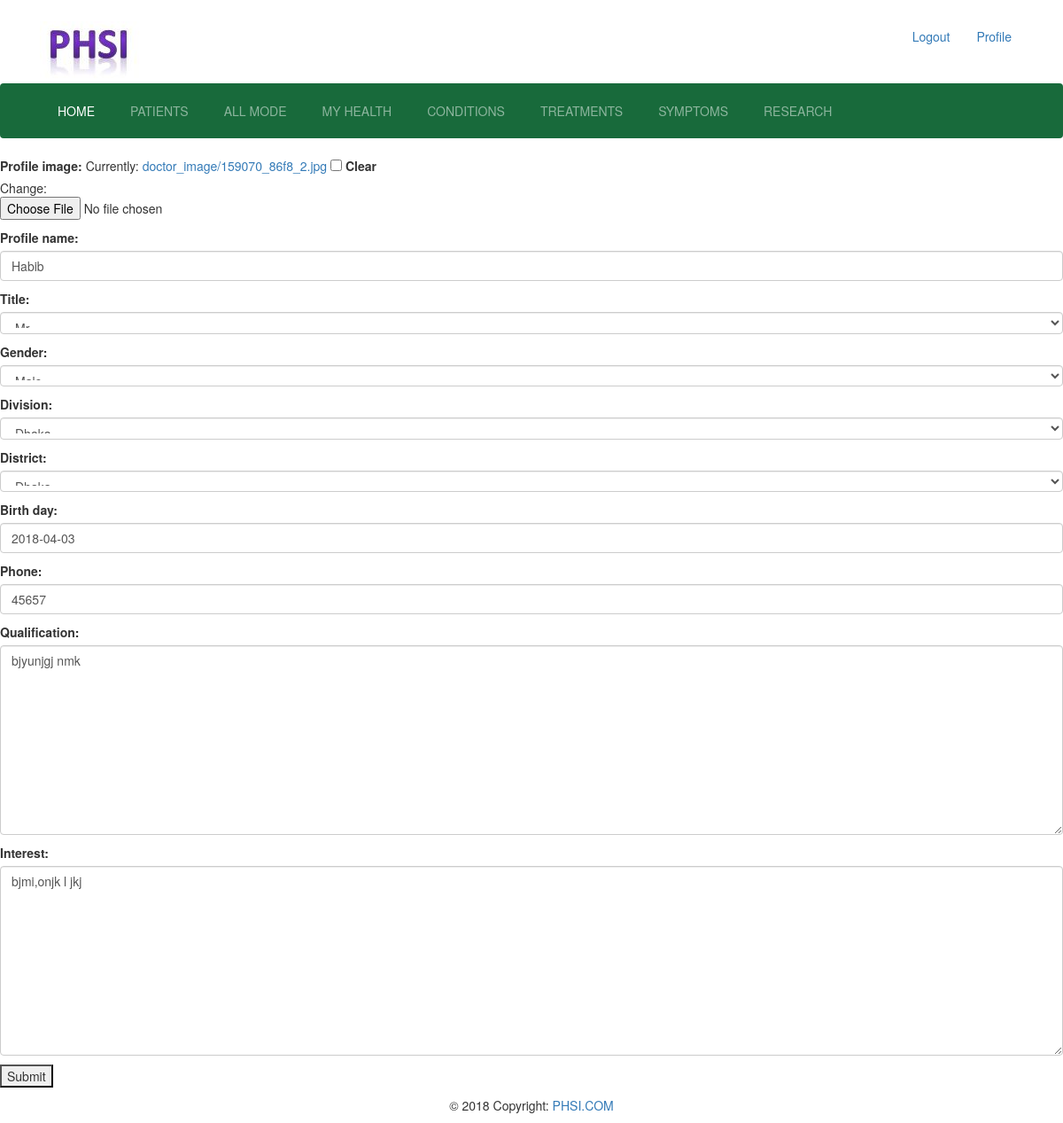
Screenshot of /userinfo/doctor-edit/ (signed in) with the database file from the repository.
### userinfo/models.py (models this page shows, shortened)
class Doctor(models.Model):
    title_choice = (
        ('Mr.', 'Mr'),
        ('Miss', 'Miss'),
        ('Ms.', 'Ms.'),
        ('Mrs.', 'Mrs'),
        ('Ir.', 'Ir'),
        ('Dr.', 'Dr'),
        ('Drs', 'Drs'),
        ('Professor', 'Professor'),
    )
    gender_choice = (
        ('Male', 'Male'),
        ('Female', 'Female'),
    )
    user                    =        models.OneToOneField(User, on_delete=models.CASCADE)
    profile_image           =        models.ImageField(upload_to='doctor_image', blank=True)
    profile_name            =        models.CharField(unique=True, max_length=50)
    title                   =        models.CharField(max_length=20, choices=title_choice)
    gender                  =        models.CharField(max_length=10, choices=gender_choice)
    division                =        models.ForeignKey(Division, on_delete=models.CASCADE)
    district                =        models.ForeignKey(District, on_delete=models.CASCADE)
    birth_day               =        models.DateField()
    phone                   =        models.IntegerField()
    qualification           =        models.TextField()
    interest                =        models.TextField()
    created                 =        models.DateField(auto_now_add=True)
    updated                 =        models.DateField(auto_now=True)
    class Meta:
        ordering = ["-id"]

### userinfo/views.py (the view, shortened to what this page needs)
# urls.py: path('doctor-edit/', doctor_edit, name = 'doctor-edit'),
@login_required(login_url='login')
def doctor_edit(request):
    doctor = get_object_or_404(Doctor, user=request.user)
    form = DoctorForm(instance=doctor)
    context = {'form':form}
    template = 'userinfo/doctor/doctor-edit.html'
    return render(request, template, context)

### userinfo/forms.py
class DoctorForm(forms.ModelForm):
    class Meta:
        model = Doctor
        fields = '__all__'
        exclude = ['user', ]
        widgets = {
            'profile_name': TextInput(attrs={'class':'form-control'}),
            'title': Select(attrs={'class':'form-control'}),
            'gender': Select(attrs={'class':'form-control'}),
            'division': Select(attrs={'class':'form-control'}),
            'district': Select(attrs={'class':'form-control'}),
            'birth_day': TextInput(attrs={'class':'form-control'}),
            'phone': TextInput(attrs={'class':'form-control'}),
            'qualification': Textarea(attrs={'class':'form-control'}),
            'interest': Textarea(attrs={'class':'form-control'}),
        }

### userinfo/models.py (called while the page is built)
    def __str__(self):
        return self.division_name

    def __str__(self):
        return self.district_name

### templates/userinfo/doctor/doctor-edit.html (shortened to what this page needs)
{% extends 'base.html' %}
{% load static %}
{% block content %}
	<form class="" action="" method="POST" enctype="multipart/form-data">
		{{form.as_p}}
		<button type="submit">Submit</button>
	</form>
{% endblock %}

### static/layout/style.css (style rules this page uses)
* { box-sizing: border-box; }
body { margin: 0; padding: 0; background-color:white; }

### rows the page displays
Doctor: profile_name "Habib", title "Mr", gender "Male", division "Dhaka", district "Dhaka", birth_day "2018-04-03", phone "45657", qualification "bjyunjgj nmk", interest "bjmi,onjk l jkj"
